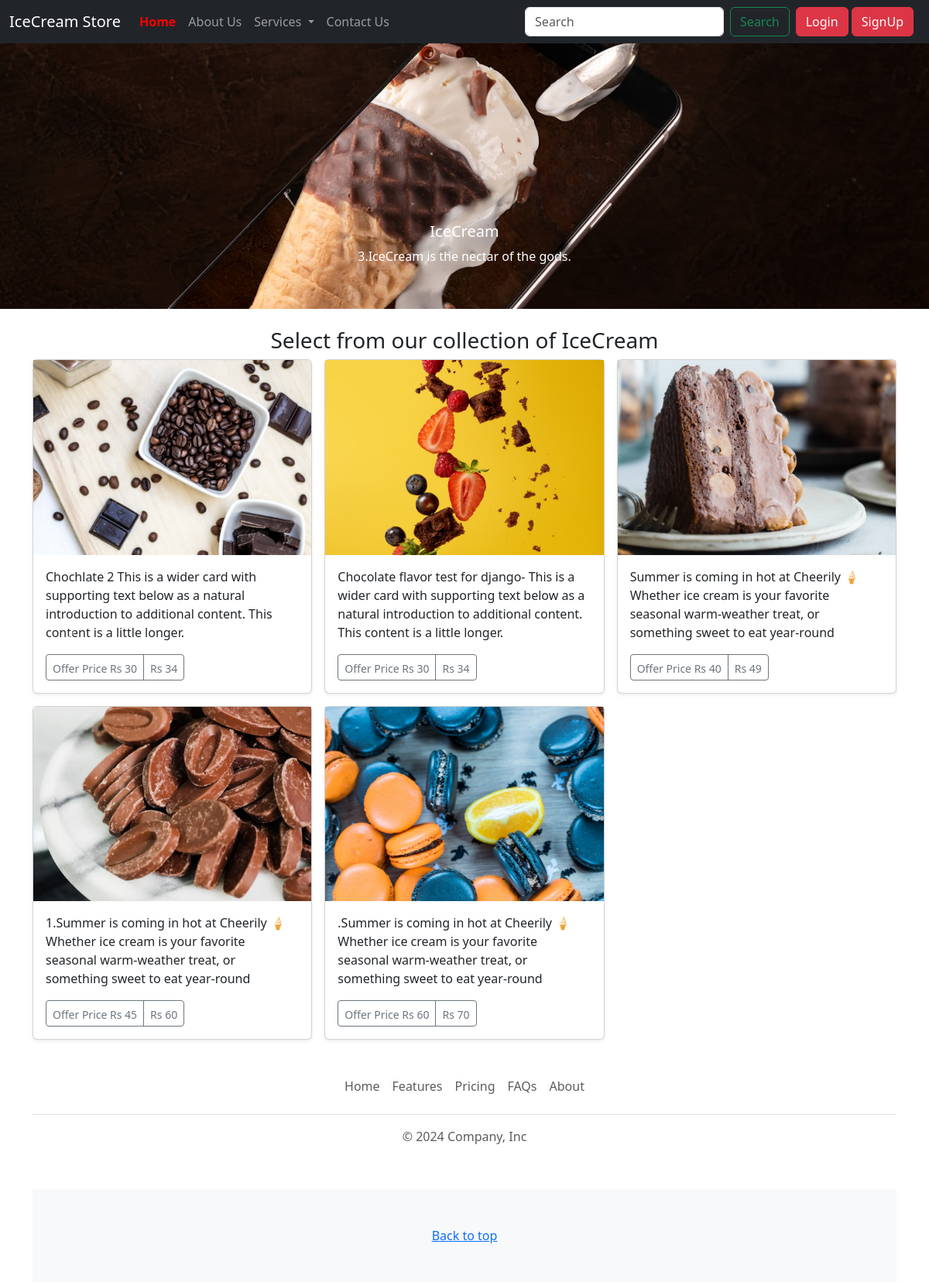
The page / on the database its author committed.
### home1/models.py (models this page shows)
class carousel(models.Model):
  name = models.CharField(max_length=30)
  image = models.ImageField(upload_to='static/carousel', default='')
  description = models.TextField()

class iceCream(models.Model):
   flavour = models.CharField(max_length=30)
   size = models.CharField(max_length=30)
   price=models.CharField(max_length=30)
   offer_price = models.CharField(max_length=30)
   icecream_photo = models.ImageField(upload_to='static/icecream', default='')
   description = models.TextField()

### home1/views.py (the view)
# urls.py: path("",views.showView,name='home'),
def showView(request):
    obj = iceCream.objects.all()
    carousels = carousel.objects.all()
    template_name = 'index.html'
    context = {'obj': obj, 'carouselObj': carousels}
    return render(request, template_name, context)

### templates/index.html (shortened to what this page needs)
{% extends "base.html" %}
{% block body %}
<div id="carouselExampleAutoplaying" class="carousel slide" data-bs-ride="carousel">
  <div class="carousel-inner">
    {%for carousel in carouselObj %}
    <div class="carousel-item active">
      <img src="{{carousel.image.url}}" class="d-block w-100" alt="...">
      <div class="carousel-caption d-none d-md-block">
        <h5>{{carousel.name}}</h5>
        <p>{{carousel.description}}</p>
      </div>
    </div>
   {%endfor%}
  </div>
</div>
<button class="carousel-control-prev" type="button" data-bs-target="#carouselExampleAutoplaying" data-bs-slide="prev">
  <span class="carousel-control-prev-icon" aria-hidden="true"></span>
</button>
<button class="carousel-control-next" type="button" data-bs-target="#carouselExampleAutoplaying" data-bs-slide="next">
  <span class="carousel-control-next-icon" aria-hidden="true"></span>
</button>
<div class="container my-4">
  <h3 class="my-2 text-center">Select from our collection of IceCream</h3>
  <div class="row row-cols-1 row-cols-sm-2 row-cols-md-3 g-3">
    {% for i in obj %}
      <div class="col">
        <div class="card shadow-sm">
          <img src="{{i.icecream_photo.url}}" class="d-block w-100" alt="...">
          <div class="card-body">
            <p class="card-text">
              <font style="vertical-align: inherit;">
                <font style="vertical-align: inherit;">{{i.description}}</font>
              </font>
            </p>
            <div class="d-flex justify-content-between align-items-center">
              <div class="btn-group">
                <button type="button" class="btn btn-sm btn-outline-secondary" fdprocessedid="q4eleq">
                  <font style="vertical-align: inherit;">
                    <font style="vertical-align: inherit;">Offer Price Rs {{i.offer_price}}</font>
                  </font>
                </button>
                <button type="button" class="btn btn-sm btn-outline-secondary" fdprocessedid="ukzsys">
                  <font style="vertical-align: inherit;">
                    <font style="vertical-align: inherit;">Rs {{i.price}}</font>
                  </font>
                </button>
              </div>
            </div>
          </div>
        </div>
      </div>
    {% endfor %}
  </div>
</div>
{% endblock body %}

### templates/base.html (shortened to what this page needs)
<!doctype html>
<html lang="en">
<head>
  <link href="https://cdn.jsdelivr.net/npm/bootstrap@5.3.3/dist/css/bootstrap.min.css" rel="stylesheet"
>
</head>
<body>
  <nav class="navbar navbar-expand-lg navbar-dark bg-dark">
    <div class="container-fluid">
      <a class="navbar-brand" href="#">IceCream Store</a>
      <div class="collapse navbar-collapse" id="navbarSupportedContent">
        <ul class="navbar-nav me-auto mb-2 mb-lg-0">
          <li class="nav-item {% if request.path == '/' %}active{% endif %}">
            <a class="nav-link " aria-current="page" href="/">Home</a>
          </li>
          <li class="nav-item {% if request.path == '/about' %}active{% endif %} ">
            <a class="nav-link" href="/about">About Us</a>
          </li>
          <li class="nav-item dropdown {% if request.path == '/services' %}active{% endif %}">
            <a class="nav-link dropdown-toggle" href="#" role="button" data-bs-toggle="dropdown" aria-expanded="false">
              Services
            </a>
          </li>
          <li class="nav-item  {% if request.path == '/contact' %}active{% endif %}">
            <a class="nav-link" href="/contact">Contact Us</a>
          </li>
        </ul>
        <form class="d-flex" role="search">
          <input class="form-control me-2" type="search" placeholder="Search" aria-label="Search">
          <button class="btn btn-outline-success" type="submit">Search</button>
        </form>
        <div class="mx-2">
          <a href="/yyyt" class="btn btn-danger">Login</a>
          <a href="/yyyt" class="btn btn-danger">SignUp</a>
        </div>
      </div>
    </div>
  </nav>
  {% block body%}{%endblock body%}
</body>
<div class="container">
  <footer class="py-3 my-4">
    <ul class="nav justify-content-center border-bottom pb-3 mb-3">
      <li class="nav-item"><a href="" class="nav-link px-2 text-body-secondary">Home</a></li>
      <li class="nav-item"><a href="#" class="nav-link px-2 text-body-secondary">Features</a></li>
      <li class="nav-item"><a href="#" class="nav-link px-2 text-body-secondary">Pricing</a></li>
      <li class="nav-item"><a href="#" class="nav-link px-2 text-body-secondary">FAQs</a></li>
      <li class="nav-item"><a href="#" class="nav-link px-2 text-body-secondary">About</a></li>
    </ul>
    <p class="text-center text-body-secondary">© 2024 Company, Inc</p>
  </footer>
  <footer class="py-5 text-center text-body-secondary bg-body-tertiary">
    <p class="mb-0">
      <a href="#">Back to top</a>
    </p>
  </footer>
</div>
</html>

### templates/base.html (style rules this page uses)
.nav-item.active .nav-link { font-weight: bold; color: red; }

### rows shown on the page
carousel: image (picture), name "IceCream", description "3.IceCream is the nectar of the gods."
iceCream: icecream_photo (picture), description "Chochlate 2 This is a wider card with supporting text below as a natural introduction to additional content. This content is a little longer.", offer_price "30", price "34"
iceCream: icecream_photo (picture), description "Chocolate flavor test for django- This is a wider card with supporting text below as a natural introduction to additional content. This content is a little longer.", offer_price "30", price "34"
iceCream: icecream_photo (picture), description "Summer is coming in hot at Cheerily 🍦 Whether ice cream is your favorite seasonal warm-weather treat, or something sweet to eat year-round", offer_price "40", price "49"
iceCream: icecream_photo (picture), description "1.Summer is coming in hot at Cheerily 🍦 Whether ice cream is your favorite seasonal warm-weather treat, or something sweet to eat year-round", offer_price "45", price "60"
iceCream: icecream_photo (picture), description ".Summer is coming in hot at Cheerily 🍦 Whether ice cream is your favorite seasonal warm-weather treat, or something sweet to eat year-round", offer_price "60", price "70"
